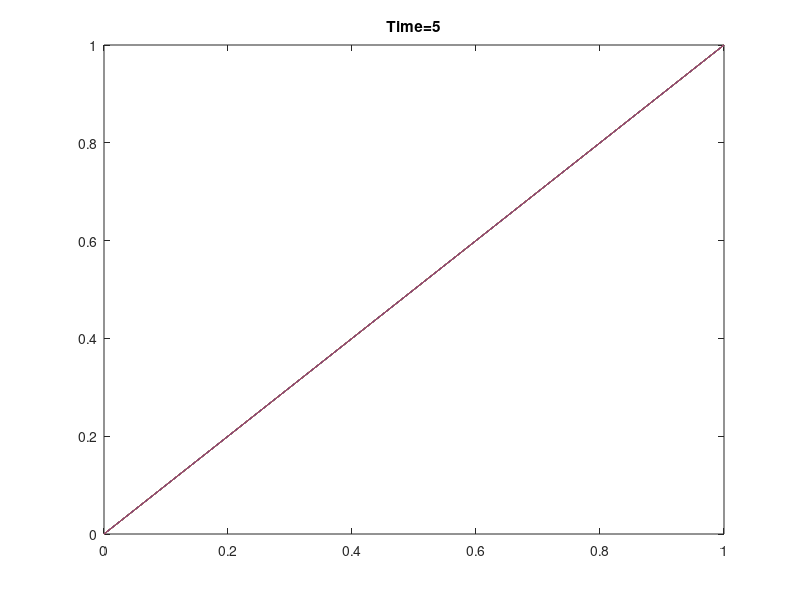

MATLAB code for this plot:
% Accelerated gradient descent (implicit method)
clc;
clear;

% initialize
k = 0.01;
h = 0.5;
T = 5;

TimeSteps = round(T/h);
XSpan = transpose([0:k:1]);
N = length(XSpan)-1;

u1 = sin(2.5*pi*XSpan)
L = (-2*diag(ones(N-1,1)) + diag(ones(N-2,1),-1) + diag(ones(N-2,1),1));

b = zeros(N-1,1);
b(end) = -1/(k^2);

x = u1
old_x = 0*XSpan
handle = plot(XSpan, x);

% iteration
for i = 1:TimeSteps
  x(2:end-1) = inv(L/k^2-(i+3)*diag(ones(N-1,1))/(i*h^2))*(-2*(x(2:end-1))/h^2 + (i-3)*old_x(2:end-1)/(i*h^2) + b)
  old_x = x
  
  set(handle, 'ydata', x);
  hold on
  YSpan = XSpan;
  plot(XSpan,YSpan)
  hold off
  title(['Time=',num2str(i*h)]);
  drawnow();
end
